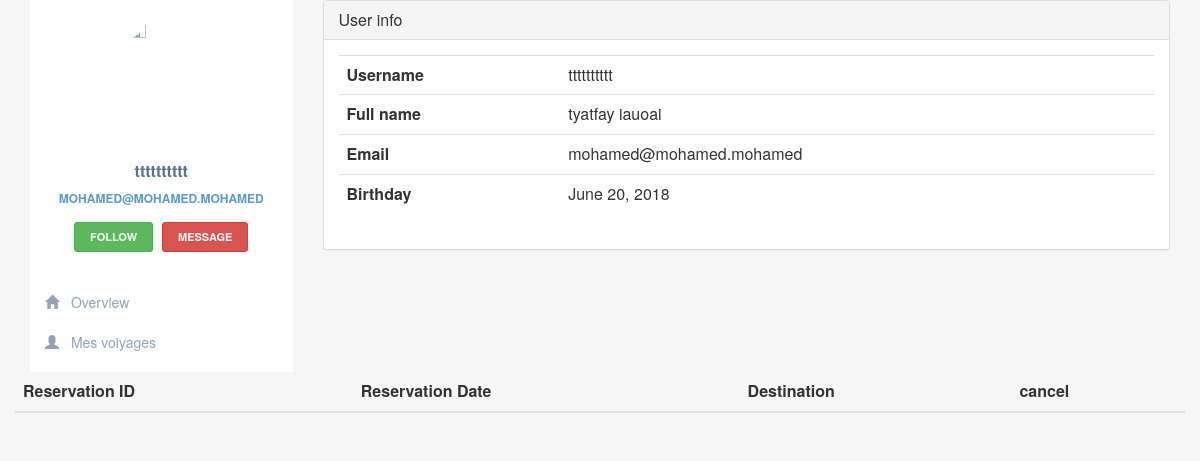
The app's page /profile/ (signed in), older data.
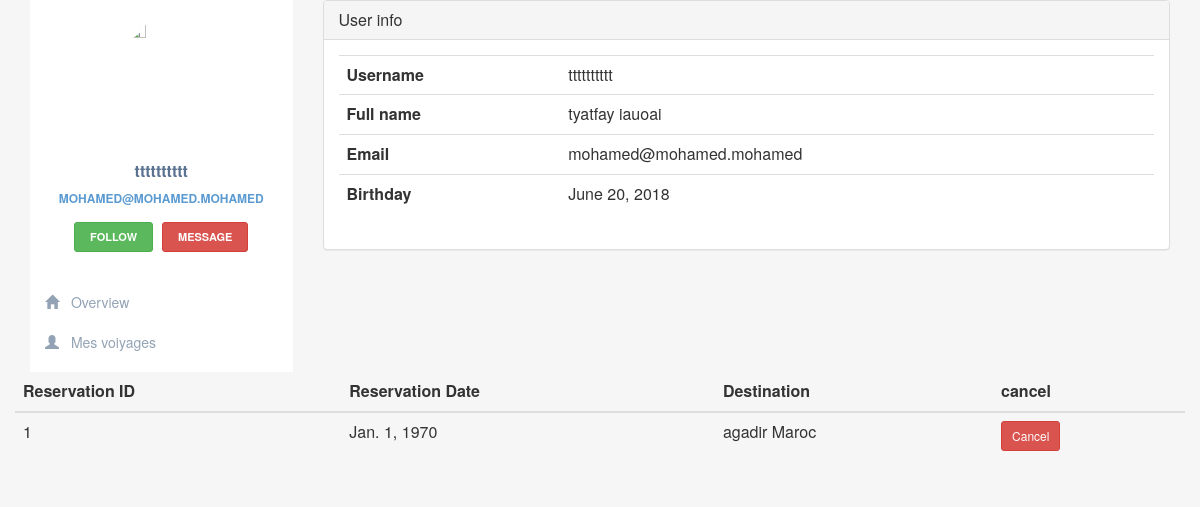
The same page, newer data.
### myfirstapp/models.py (models this page shows, shortened)
class Reservation(models.Model):
    my_user = models.ForeignKey(settings.AUTH_USER_MODEL, on_delete=models.CASCADE)
    travel = models.ForeignKey(Travel, on_delete=models.CASCADE)
    mydate = models.DateField(default=date(1970, 1, 1))
    name = models.CharField(max_length=200,default='')
    email = models.EmailField(default='')
    address = models.CharField(max_length=200,default='')
    cardnumber = models.CharField(max_length=16,default='')
    expiration = models.DateField(default=date(1970, 1, 1))
    cvv = models.CharField(max_length=3,default='')

class Travel(models.Model):
    city = models.CharField(max_length=100)
    price = models.DecimalField(max_digits=10, decimal_places=2)
    destination = models.CharField(max_length=255)
    duration_days = models.PositiveIntegerField()
    image = models.ImageField(upload_to='travel_images/', null=True, blank=True)
    promotion = models.ForeignKey(Promotion, on_delete=models.SET_NULL, null=True, blank=True)

### myfirstapp/views.py (the view)
# urls.py: path('profile/', profile, name='profile'),
def profile(request):
    my_reservations = Reservation.objects.filter(my_user=request.user)
    context = {
        'my_reservations': my_reservations,
    }
    return render(request, 'myfirstapp/profile.html', context)

### myfirstapp/templates/myfirstapp/profile.html (shortened to what the changed rows need)
{% load static %}
<link rel="stylesheet" href="https://maxcdn.bootstrapcdn.com/bootstrap/3.3.7/css/bootstrap.min.css">
<link href="{% static 'css/profile.css' %}" rel="stylesheet">
<body class="font-primary">
    <div class="container-fluid">
        <div class="row">
            <div class="col-md-12">
                <div class="col-md-9">
                    <div class="profile-content">
                        <div class="panel panel-default">
                            <div class="panel-body">
                                <table class="table profile__table">
                                    <tbody>
                                        <tr>
                                            <th><strong>Username</strong></th>
                                        </tr>
                                        <tr>
                                            <th><strong>Full name</strong></th>
                                        <tr>
                                            <th><strong>Email</strong></th>
                                        </tr>
                                        <tr>
                                            <th><strong>Birthday</strong></th>
                                    </tbody>
                                </table>
                            </div>
                        </div>
                    </div>
                </div>
                <div>
                    <table class="table profile__table">
                        <thead>
                            <tr>
                                <th>Reservation ID</th>
                                <th>Reservation Date</th>
                                <th>Destination</th>
                                <th>cancel</th>
                            </tr>
                        </thead>
                        <tbody>
                            {% for reservation in my_reservations %}
                            <tr>
                                <td>{{ reservation.id }}</td>
                                <td>{{ reservation.mydate }}</td>
                                <td>{{ reservation.travel.city }} {{ reservation.travel.destination }}</td>
                                <td>
                                    <button type="button" class="btn btn-danger btn-sm">Cancel</button>
                                </td>
                            </tr>
                            {% endfor %}
                        </tbody>
                    </table>
                </div>
            </div>
        </div>
    </div>
</body>

Row changes from the older to the newer data that the page shows:
added Reservation: id "1", mydate "Jan. 1, 1970", travel.city "agadir", travel.destination "Maroc"
